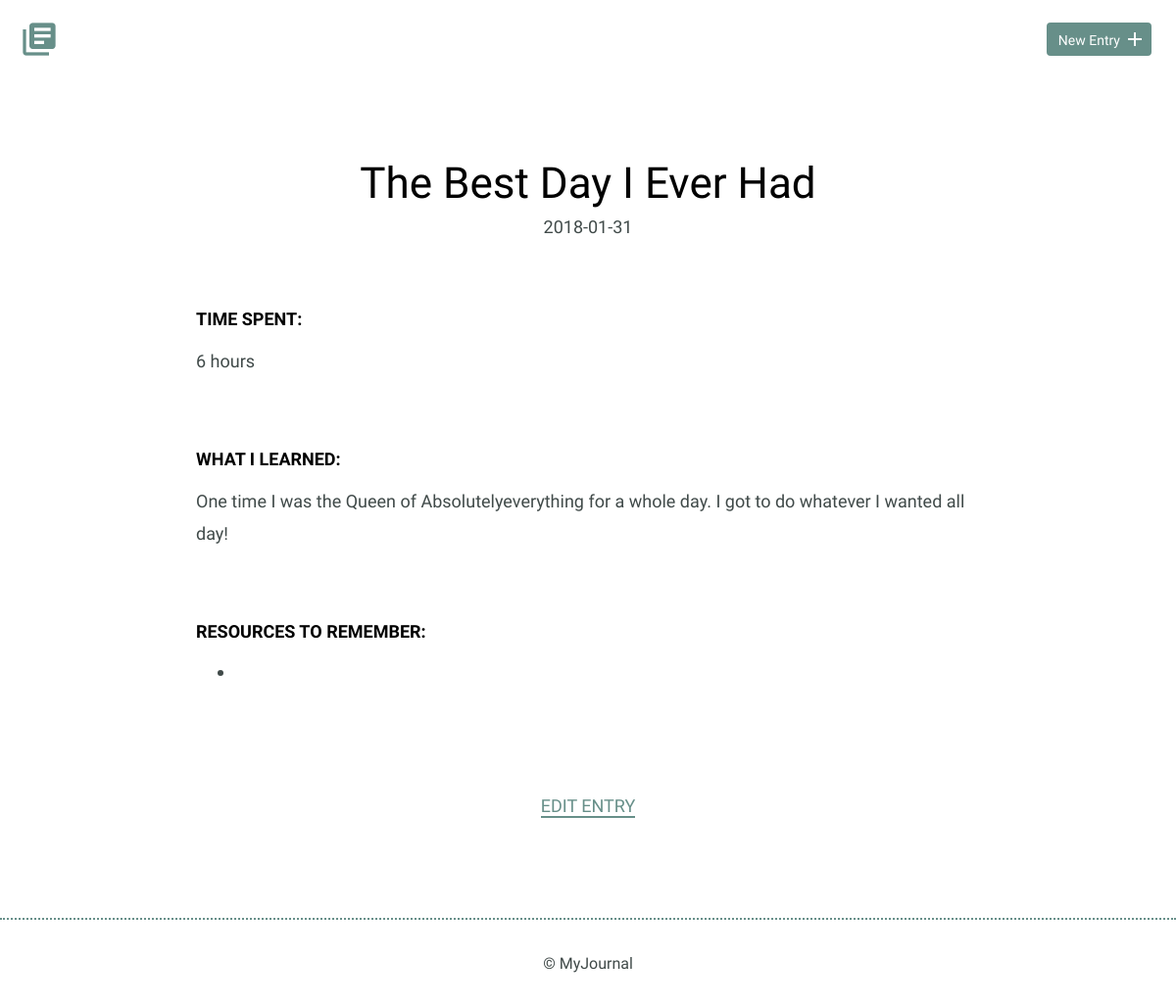
Screenshot of /detail.php?id=1 with the database file from the repository.
### tables this page shows
CREATE TABLE "entries" (
	`id`	INTEGER,
	`title`	TEXT,
	`date`	TEXT,
	`time_spent`	INTEGER,
	`learned`	BLOB,
	`resources`	BLOB,
	PRIMARY KEY(`id`)
);

### detail.php (the view)
<?php
if(isset($_GET['id'])) {
    $id = filter_input(INPUT_GET,'id',FILTER_SANITIZE_NUMBER_INT);
}
include("inc/connection.php");
    try {
        $results = $db->prepare('SELECT * FROM entries WHERE id = ?');
        $results->bindParam(1, $id, PDO::PARAM_INT);
        $results->execute();
    } catch (Exception $e) {
        echo "Error!: " . $e->getMessage() . "</br>";
        return false;
    }
$details = $results->fetch(PDO::FETCH_ASSOC);
include("inc/header.php");
?>
<section>
    <div class="container">
        <div class="entry-list single">
            <article>
                <h1><?php echo $details['title']; ?></h1>
                <time datetime="2016-01-31"><?php echo $details['date']; ?></time>
                <div class="entry">
                    <h3>Time Spent: </h3>
                    <p><?php echo $details['time_spent']; ?></p>
                </div>
                <div class="entry">
                    <h3>What I Learned:</h3>
                    <p><?php echo $details['learned']; ?></p>
                </div>
                <div class="entry">
                    <h3>Resources to Remember:</h3>
                    <ul>
                        <li><a href=""><?php echo $details['resources']; ?></a></li>
                    </ul>
                </div>
            </article>
        </div>
    </div>
    <div class="edit">
        <p><a href="edit.php?id=<?php echo $details['id']; ?>"> Edit Entry</a></p>
    </div>
</section>
<?php include("inc/footer.php"); ?>

### css/site.css (style rules this page uses)
body { font-size: 16px; color: #404a49; font-family: 'Cousine', serif; font-weight: 400; }
.container { margin: 0 auto; padding: 0 25px; }
h1, h2, h3 { margin: 0; font-weight: 400; line-height: 1em; color: #000; }
h1 { font-size: 44px; margin-bottom: 12px; }
h3 { font-size: 18px; font-family: 'Work Sans', serif; font-weight: 600; text-transform: uppercase; }
p { line-height: 1.8em; font-size: 18px; }
p a { border-bottom: 2px solid #678f89; padding: 0; color: #678f89; text-decoration: none; }
ul li { line-height: 1.8em; font-size: 18px; }
.entry-list, .edit-entry, .new-entry { max-width: 800px; margin: 0 auto; padding: 70px 0 150px 0; }
.entry-list article { margin-bottom: 70px; text-align: center; }
.entry-list article:last-child { margin-bottom: 0; }
.entry-list.single { padding-bottom: 70px; }
.entry-list.single time { font-size: 18px; }
.entry { max-width: 800px; margin: 75px auto 0 auto; text-align: left; }
.entry p { margin-bottom: 40px; }
.edit { padding-bottom: 80px; text-align: center; margin: 0 auto; }
.edit a { font-weight: 400; text-transform: uppercase; font-size: 18px; }

### rows the page displays
entries: title "The Best Day I Ever Had", date "2018-01-31", time_spent "6 hours", learned "One time I was the Queen of Absolutelyeverything for a whole day. I got to do whatever I wanted all day!"
